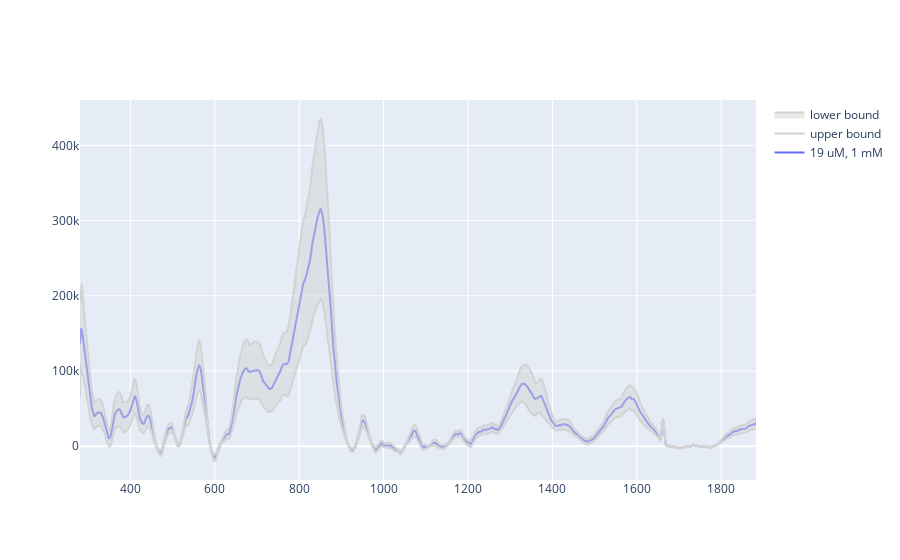

Notebook code for this chart:
### Code cell
# for group in list(set(mydic.values())):
group_name=list(set(mydic.values()))[0]
ids=[key for key, value in mydic.items() if value == group_name]
existing_ids=list(set(ids).intersection(df.index))
ave=df.loc[existing_ids].mean()
std=df.loc[existing_ids].std()
traces=[]
traces.append(go.Scatter(x=x,y=ave,name=group_name))
traces.append(go.Scatter(x=x, y=ave + std, mode='lines', name='upper bound', line=dict(color='lightgrey')))
traces.append(go.Scatter(x=x, y=ave - std, mode='lines', name='lower bound', line=dict(color='lightgrey'), fill='tonexty', opacity=0.1))
go.Figure(traces).show()

### Figure 1 — Plotly figure (JSON) as saved in the notebook; plotly's stock layout.template omitted (floating-point values rounded to 4 significant figures; data arrays with more than 128 entries replaced by an {"elided": "..."} marker saying what was removed)
{"data": [{"name": "19 uM, 1 mM", "type": "scatter", "x": {"elided": "1294 float values"}, "y": {"elided": "1294 float values"}}, {"line": {"color": "lightgrey"}, "mode": "lines", "name": "upper bound", "type": "scatter", "x": {"elided": "1294 float values"}, "y": {"elided": "1294 float values"}}, {"fill": "tonexty", "line": {"color": "lightgrey"}, "mode": "lines", "name": "lower bound", "opacity": 0.1, "type": "scatter", "x": {"elided": "1294 float values"}, "y": {"elided": "1294 float values"}}], "layout": {}}
